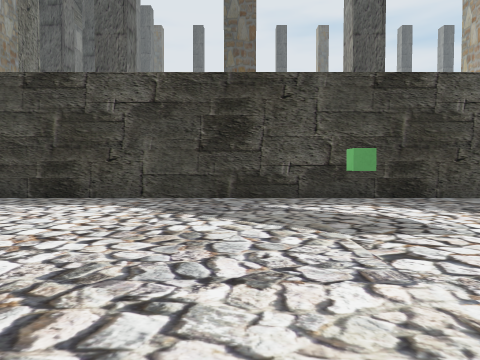
View 1 (above)

24 first-person views from a walk through a scene from a Unity 3-D project. The camera is 1.2 m above the floor, tilts 2° down and sees 70° across. The floor is counted in squares, 2 m on a side. Each view is taken from the middle of a square. On the plan, view 1 faces up. The plan holds only what a view shows up to about 10 squares ahead; the rest is blank. The place goes on beyond the plan. The player is left out.

View 2
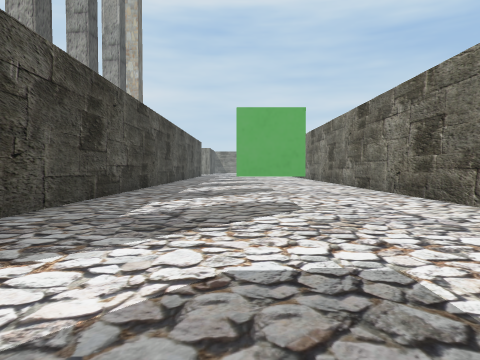

View 3
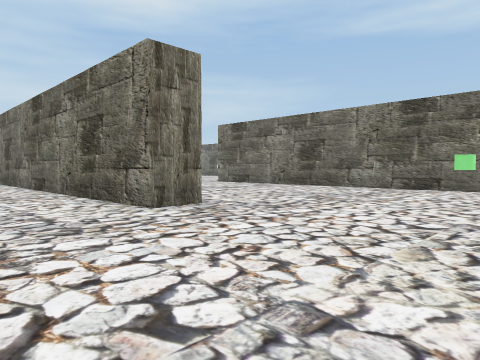

View 4
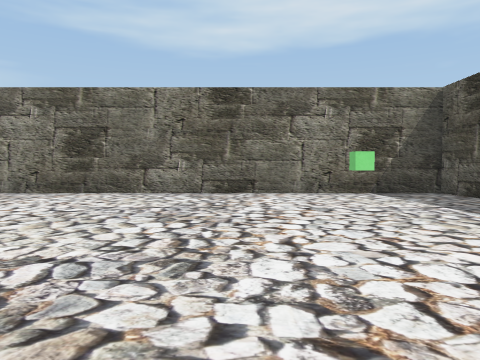

View 5
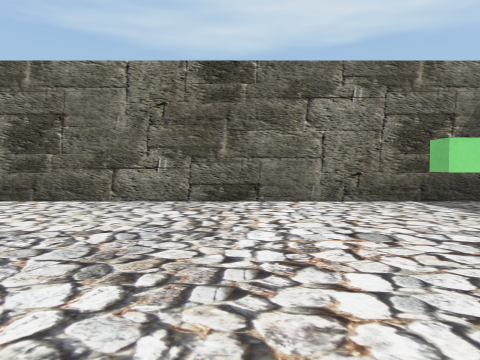

View 6
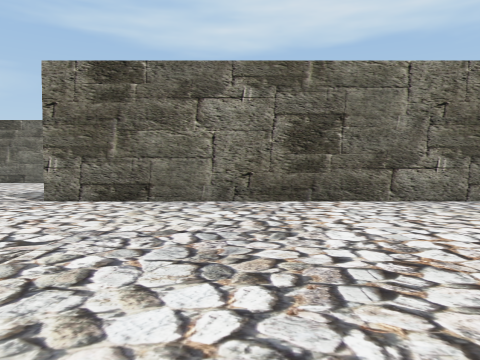

View 7
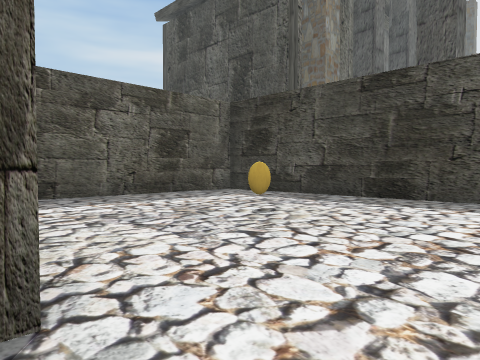

View 8
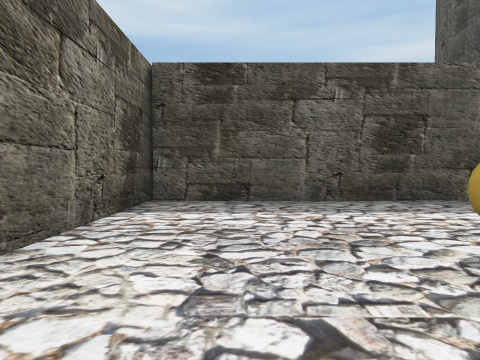

View 9
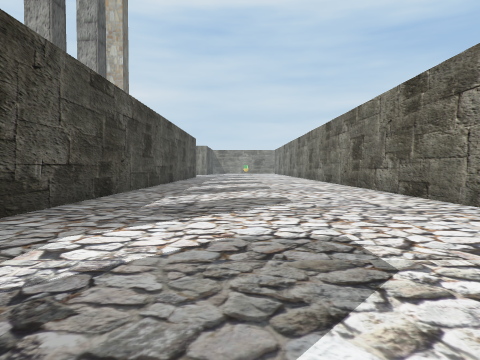

View 10
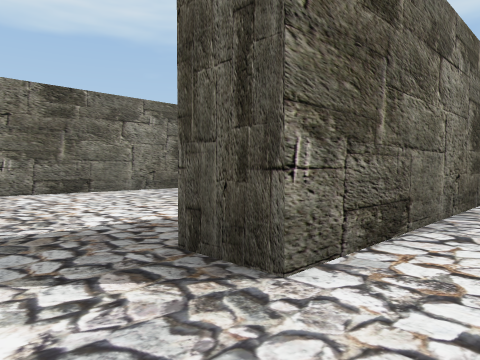

View 11
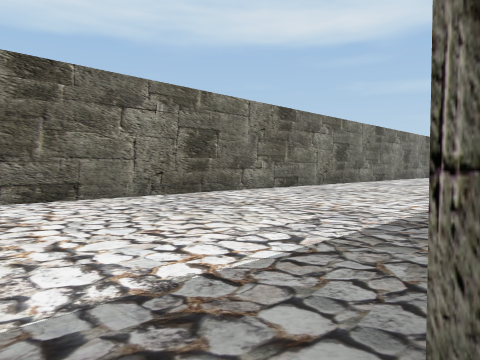

View 12
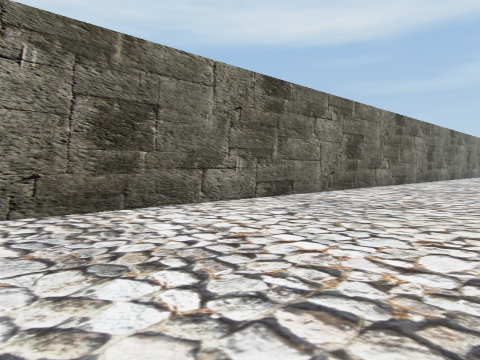

View 13
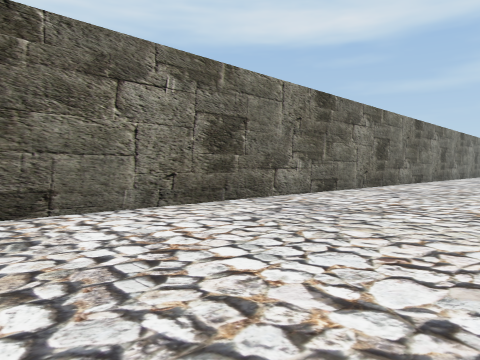

View 14
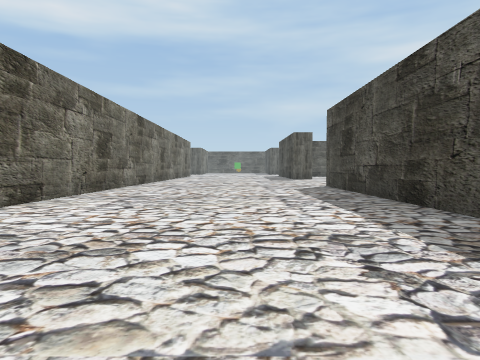

View 15
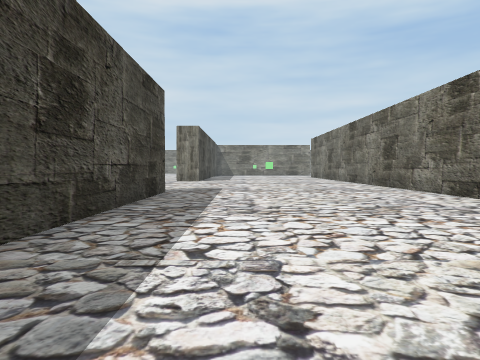

View 16
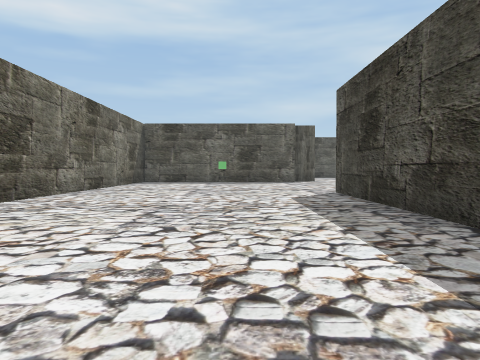

View 17
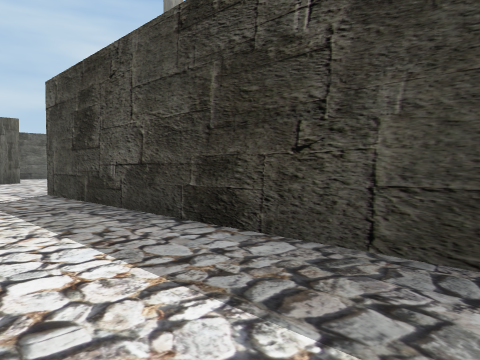

View 18
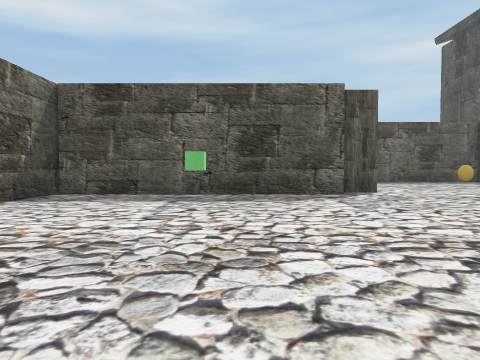

View 19
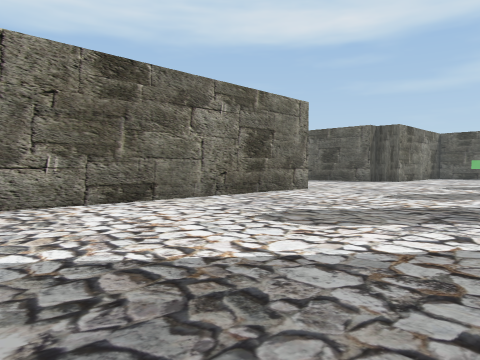

View 20
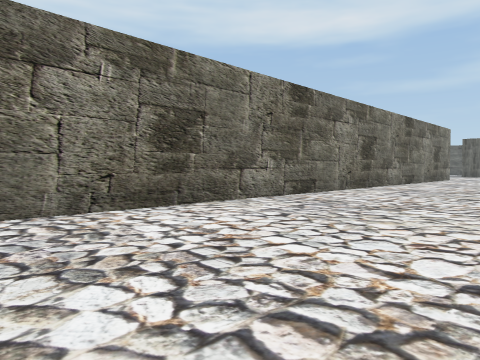

View 21
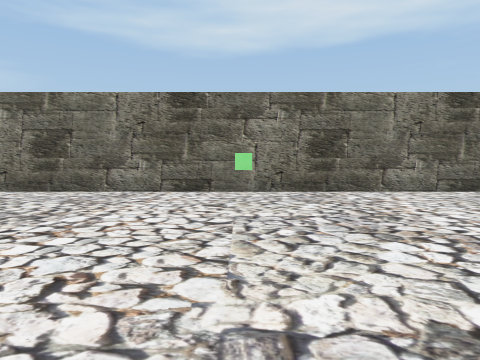

View 22
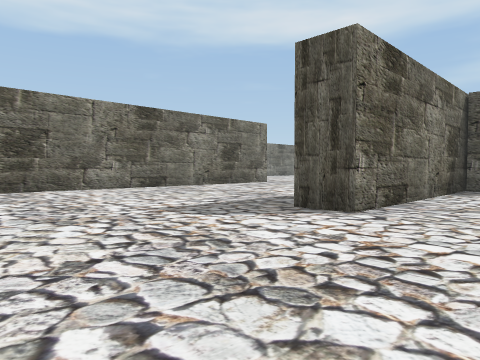

View 23
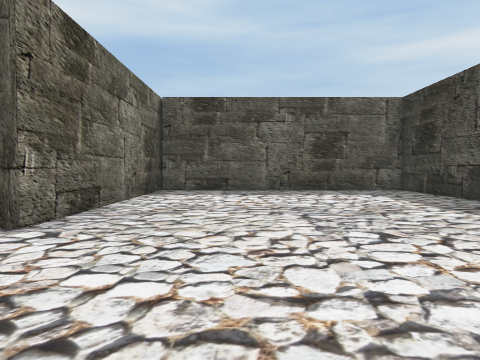

View 24
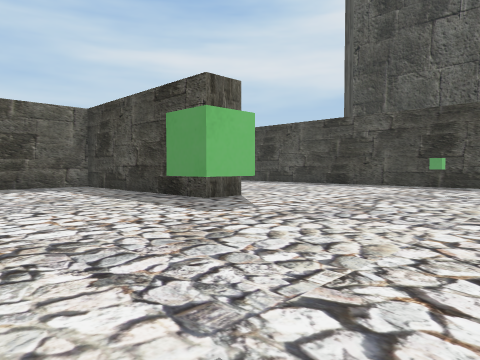

### Floor plan
Points are (right, up) in squares from view 1. A wall is a line through its corners. A room is listed if a view was taken in it or the views show most of it. See-through windows are left out.
Room 1 (views 1, 2, 3, 4, 5, 6, 7, 8, 9, 10, 16, 17, 18, 19)
walls: (-1.8, -0.6) (-1.8, -7.1) (11.5, -7.1); (-2.4, 0.4) (-2.4, -0.5); (12.6, -0.6) (4.6, -0.6) (4.6, 0.4) (13, 0.4); (13, 6.9) (-8.2, 6.9) (-8.2, 0.4); (-8.5, 0.4) (-4.2, 0.4)
ways out: opening at (12.5, -8) to room 2
objects: cube (1, 4)
Room 2 (views 11, 12, 13, 14, 15, 20, 21, 22, 23, 24)
walls: (-2, -8.1) (-8.1, -8.1); (-16.3, -0.6) (-22.3, -0.6) (-22.3, -7.1); (-18.1, -14.6) (13.1, -14.6); (-22.6, -7.1) (-16.3, -7.1) (-16.3, -8.1); (11.5, -7.1) (11.5, -8.1) (5.6, -8.1)
low walls: (-16.3, 0.4) (-16.3, -0.6)
ways out: opening at (12.5, -8) to room 1
objects: cube (-12, -11); cube (-12, -4)

Where each view was taken, in squares from view 1:
view 1: 0 up, 0 right, facing up
view 2: 4 up, 0 right, facing right
view 3: 3 up, 0 right, facing down-right
view 4: 1 up, 3 right, facing down
view 5: 1 down, 3 right, facing down
view 6: 1 down, 8 right, facing down
view 7: 0 up, 1 left, facing up-left
view 8: 2 up, 2 left, facing left
view 9: 4 up, 3 right, facing right
view 10: 6 down, 13 right, facing down-left
view 11: 8 down, 12 right, facing down-left
view 12: 10 down, 9 right, facing down-left
view 13: 10 down, 4 right, facing down-left
view 14: 11 down, 2 right, facing left
view 15: 10 down, 3 right, facing right
view 16: 3 down, 13 right, facing left
view 17: 3 down, 13 right, facing up-left
view 18: 3 down, 6 right, facing left
view 19: 6 up, 13 right, facing down-left
view 20: 10 down, 4 left, facing down-left
view 21: 6 down, 12 left, facing down
view 22: 5 down, 12 left, facing down-left
view 23: 5 down, 13 left, facing left
view 24: 5 down, 11 left, facing up-left
